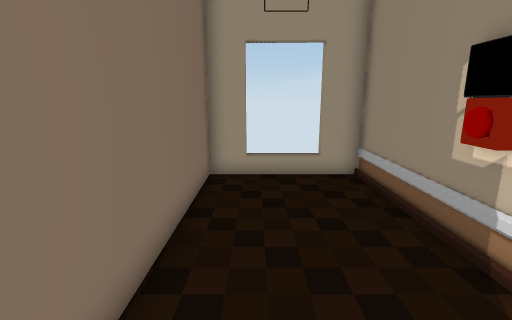
[1] (above)

12 first-person views from a walk through a 3-D level made in the Unity game engine. The camera is 1.4 m above the floor, tilts 12° down and sees 85° across. Doors are open. The floor is counted in squares, 0.5 m on a side. Each view is taken from the middle of a square. On the plan, view 1 faces up. The plan holds only what a view shows up to about 19 squares ahead; the rest is blank. The place goes on beyond the plan. The player character is not drawn.

[2]
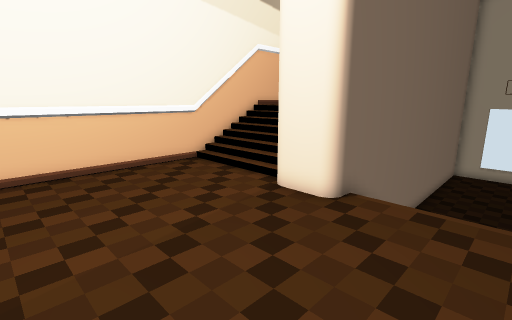

[3]
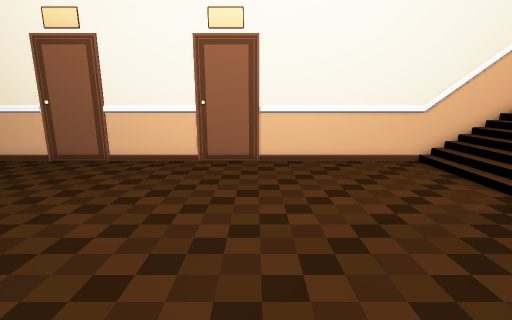

[4]
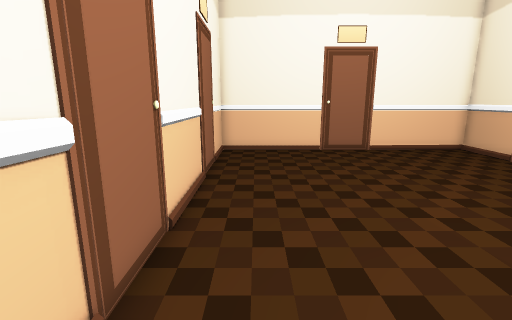

[5]
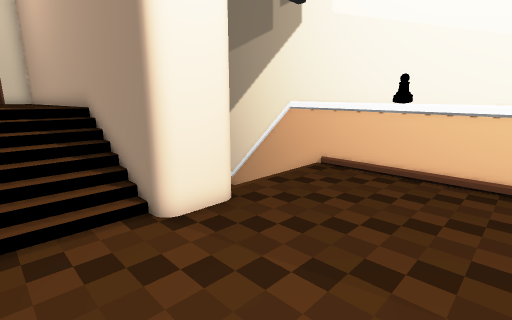

[6]
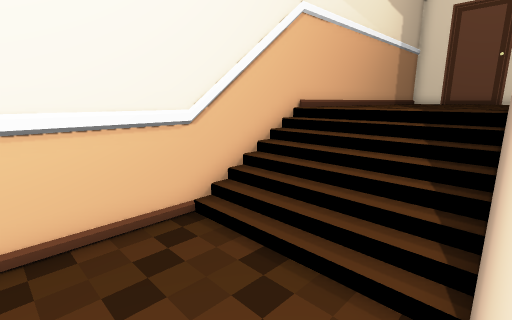

[7]
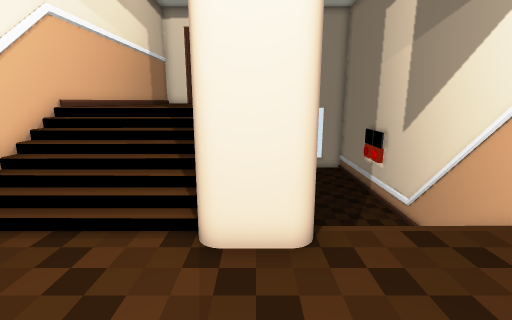

[8]
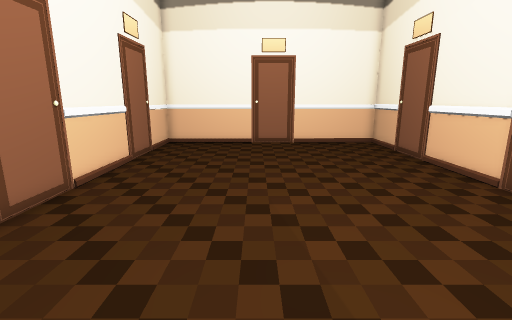

[9]
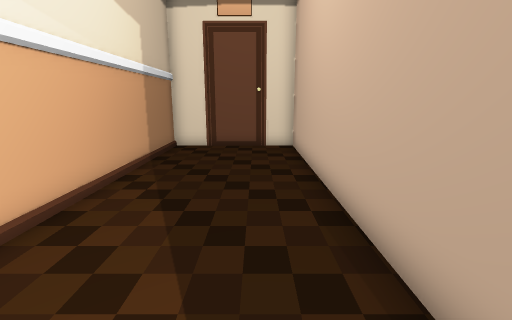

[10]
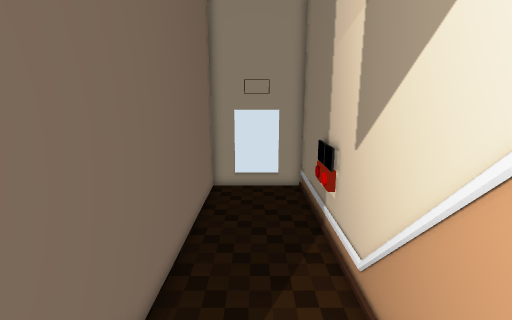

[11]
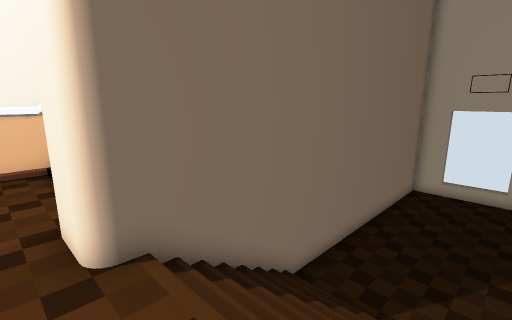

[12]
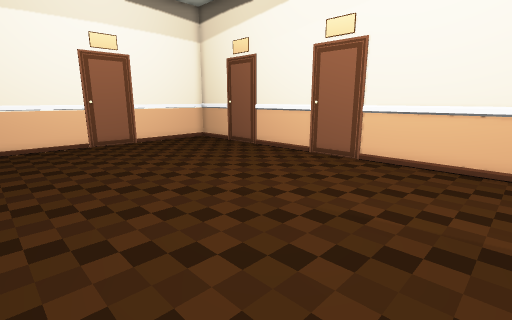

### Floor plan
Key: @ floor where view 1 was taken; # wall or solid block; . main floor; - floor 1.25 m lower than the main floor; : floor 1.25 m higher than the main floor; / step, stairs or slope; D open door.
Columns run from 10 left of view 1 to 4 right of it. Each row starts with its distance up from view 1.
 11 ####### ##DDD##
 10 #:   :# #-DDD-#
  9 #:::::# #-----#
  8 #:::::# #-----#
  7 #:::::# #-----#
  6 #:::::# #-----#
  5 #:::::###-----#
  4 #:::::###-----#
  3 #:::::###-----#
  2 #:::::###-----#
  1 #:::::###-----#
  0 #:::::###-@---#
 -1 #:::::###-----#
 -2 #/////###///  #
 -3 #/////###///  #
 -4 #/////###///  #
 -5 #/////###///  #
 -6 #/////###/////#
 -7 #.....###.....#
 -8 #.............#
 -9 #.............#
-10 #.............#
-11 #.............#
-12 #.............#
-13 #.............#
-14 #.............#
-15 #.............#
-16 #.............#
-17 #.............#
-18 #.............#
-19 #.............#
-20 #.............#
-21 #.............#
-22 #.............#
-23 #.............#
-24 #.............#
-25 #.............#
-26 #.............#
-27 ###############

Positions as (right, up) in squares from view 1, and headings:
1: (0, 0), facing up
2: (2, -14), facing up-left
3: (3, -14), facing left
4: (2, -11), facing down
5: (-7, -13), facing up-right
6: (-4, -10), facing up-left
7: (-3, -12), facing up
8: (-2, -8), facing down
9: (-6, -3), facing up
10: (1, -7), facing up
11: (3, -8), facing up-left
12: (3, -8), facing down-left
